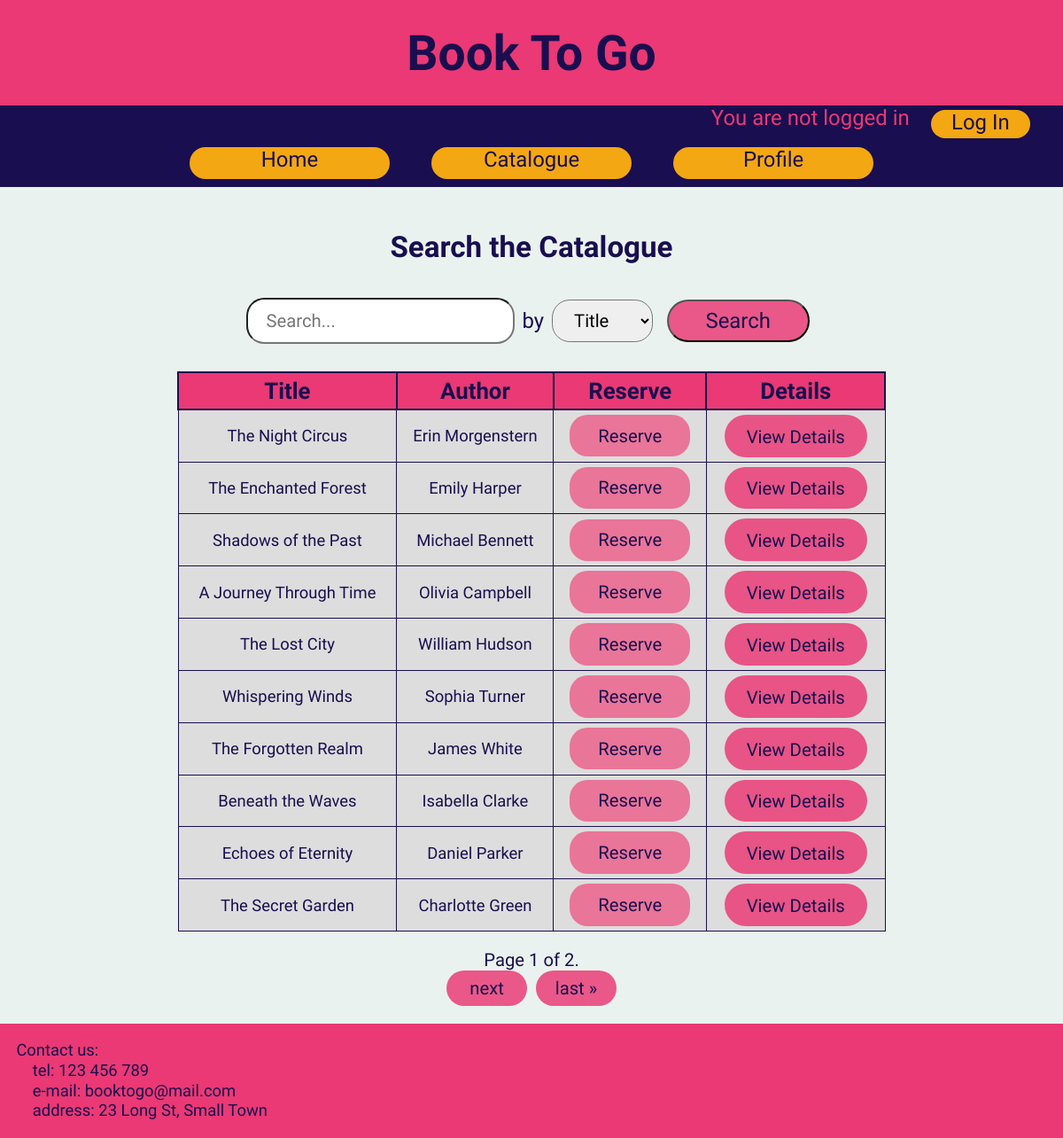
The app's page /book_site/catalogue with its own data.
### book_site/models.py (models this page shows)
class Book(models.Model):
    title = models.CharField(max_length=127)
    author = models.CharField(max_length=31)
    available = models.BooleanField()
    pub_date = models.DateField()
    date_added = models.DateField(auto_now_add=True)

### book_site/views.py (the view)
# urls.py: path('catalogue', views.catalogue, name='catalogue'),
def catalogue(request):
    reservations = Reservation.objects.all()
    for reservation in reservations:
        reservation.is_valid = reservation.is_valid()
    query = request.GET.get('search')
    criteria = request.GET.get('criteria', 'title')
    if query:
        if criteria == 'title':
            books = Book.objects.filter(Q(title__icontains=query))
            paginator = Paginator(books, 10)
        elif criteria == 'author':
            books = Book.objects.filter(Q(author__icontains=query))
            paginator = Paginator(books, 10)
        else:
            books = Book.objects.all()
            paginator = Paginator(books, 10)
    else:
        books = Book.objects.all()
        paginator = Paginator(books, 10)
    page_number = request.GET.get('page')
    page_obj = paginator.get_page(page_number)
    return render(request, 'book_site/catalogue.html', context={'page_obj': page_obj})

### book_site/models.py (called while the page is built)
    def is_valid(self):
        if self.pickup_date >= timezone.now() and self.is_active:
            book = get_object_or_404(Book, id=self.book.id)
            book.available = False
            book.save()
            return True
        else:
            book = get_object_or_404(Book, id=self.book.id)
            book.available = True
            book.save()
            return False

### book_site/templates/book_site/catalogue.html (shortened to what this page needs)
{% extends "book_site/base.html" %}
{% block content %}
    <div class="container">
        <div class="top-section">
            <h2 class="header-Catalogue">Search the Catalogue</h2>
            <form method="GET" action="" id="catalogue-form">
                <input type="text" class="Catalogue-search" id=search value="{{ request.GET.search }}" name="search"
                       placeholder="Search...">
                <label class="Catalogue-search-label" for="criteria">by</label>
                <select id="criteria" class="Catalogue-search" name="criteria">
                    <option value="title" {% if criteria == 'title' %}selected{% endif %}>Title</option>
                </select>
                <button type="submit">Search</button>
            </form>
        </div>
        <table>
            <thead>
            <tr>
                <th>Title</th>
                <th>Author</th>
                <th>Reserve</th>
                <th>Details</th>
            </tr>
            </thead>
            <tbody>
            {% for book in page_obj %}
                <tr>
                    <td>{{ book.title }}</td>
                    <td>{{ book.author }}</td>
                    <td>
                        {% if book.available %}
                            {% if user.is_authenticated %}
                                <form action="{% url 'reserve_book' book.id %}" method="post"
                                      onsubmit="return confirm('Are you sure you want to reserve this book?');">
                                    {% csrf_token %}
                                    <button type="submit" class="reserveButton">Reserve</button>
                                </form>
                            {% else %}
                                <button id="reserve-button" class="reserve-button reserveButton_not">Reserve</button>
                            {% endif %}
                        {% else %}
                            <button disabled class="reserveButton_notAv">Not Available</button>
                        {% endif %}
                    <td>
                        <div class="DetailsButtonCatDIV">
                            <a href="{% url 'book_details' book.id %}" class="btn-btn-info">View Details</a>
                        </div>
                    </td>
                </tr>
            {% endfor %} </tbody>
        </table>
        <div class="pagination">
            <span class="step-links">
                <span class="current">
                    Page {{ page_obj.number }} of {{ page_obj.paginator.num_pages }}.
                </span>
                {% if page_obj.has_next %}
                    <div class="paginationLinks">
                        <div class="LinksCatalogue">
                            <a href="?search={{ request.GET.search }}&criteria={{ request.GET.criteria }}&page={{ page_obj.next_page_number }}"
                               class="pagination-link">next</a>
                        </div>
                        <div class="LinksCatalogue">
                            <a href="?search={{ request.GET.search }}&criteria={{ request.GET.criteria }}&page={{ page_obj.paginator.num_pages }}"
                               class="pagination-link">last &raquo;</a>
                        </div>
                    </div>
                {% endif %}
            </span>
        </div>
    </div>
{% endblock %}

### book_site/templates/book_site/base.html (shortened to what this page needs)
{% load static %}
<!DOCTYPE html>
<html lang="en">
<head>
    <link rel="stylesheet" href={% static 'book_site/styles.css' %}>
    <link rel="stylesheet" href="https://cdnjs.cloudflare.com/ajax/libs/font-awesome/6.0.0-beta3/css/all.min.css">
</head>
<body>
<header>
    <h1>Book To Go</h1>
</header>
<nav>
    {% include "book_site/navigation.html" %}
</nav>
<main>
    {% block content %}Ta strona jest jeszcze pusta{% endblock %}
</main>
<footer>
    Contact us:
    <p class="contact">tel: 123 456 789</p>
    <p class="contact">e-mail: booktogo@mail.com</p>
    <p class="contact">address: 23 Long St, Small Town</p>
</footer>
</body>
</html>

### book_site/templates/book_site/navigation.html
<div class="LoginLinkDiv">
    {% if user.is_authenticated %}
        <div class="login-info">Hi {{ user.username }}!</div>
        <form action="{% url 'logout' %}" method="post" class="LogInButton">
            {% csrf_token %}
            <button type="submit" class="logout-button">Log Out</button>
        </form>
    {% else %}
        <div class="login-info">You are not logged in</div>
        <a href="{% url 'login_redirect' %}" class="LogInButton">Log In</a>
    {% endif %}
</div>
<div class="sectionLinksDiv">
    <a href="{% url 'home_redirect' %}" class="sectionLink">Home</a>
    <a href="{% url 'catalogue_redirect' %}" class="sectionLink">Catalogue</a>
    <a href="{% url 'profile_redirect' %}" class="sectionLink">Profile</a>
</div>

### static/book_site/styles.css (style rules this page uses)
:root { --colorhfbg: #ea3974; --colorbg: #EAF2EF; --colortext: #190E4F; --colornavbg: #190E4F; --colornavbox: #F3A712; }
html { height: 100%; }
body { background-color: var(--colorbg); color: var(--colortext); font-family: 'Grenze Gotisch', sans-serif; position: relative; margin: 0; height: 100%; display: flex; flex-direction: column; min-height: 100vh; font-size: 2.3vh; }
main { flex: 1; align-items: center; justify-content: center; }
header { margin: 0; background-color: var(--colorhfbg); color: var(--colornavbg); height: 7em; }
footer { position: relative; bottom: 0; right: 0; left: 0; height: 7em; padding: 1em; background-color: var(--colorhfbg); color: var(--colornavbg); }
.contact { margin: 0.1em 0.1em 0.1em 1em; }
h1 { padding: 0.5em; justify-content: center; text-align: center; margin: 0; font-size: 3em; }
nav { background-color: var(--colornavbg); justify-content: center; height: 5em; padding: 0 1em; }
.sectionLinksDiv { background-color: var(--colornavbg); justify-content: center; height: 3em; display: flex; padding: 0 1em; }
.sectionLink { text-decoration: none; background-color: var(--colornavbox); width: 20%; text-align: center; margin: 0.4em 1em; font-size: 1.3em; color: var(--colortext); border-radius: 1em; min-width: 9ch; }
.LoginLinkDiv { background-color: var(--colornavbg); justify-content: right; height: 2em; display: flex; padding: 0 1em; min-width: 30ch; }
.login-info { color: var(--colorhfbg); font-size: 1.3em; text-decoration: none; width: 20%; text-align: right; margin: 0 1em; min-width: 20ch; }
.LogInButton { text-decoration: none; background-color: var(--colornavbox); width: 10%; text-align: center; margin-top: 0.2em; font-size: 1.3em; color: var(--colortext); border-radius: 1em; min-width: 8ch; }
button { background-color: rgba(234, 57, 116, 0.83); color: var(--colortext); height: 2em; font-size: 1.3em; min-width: 12ch; border-radius: 1em; margin: 0.5em; font-family: 'Grenze Gotisch', sans-serif; }
.container { display: flex; justify-content: space-between; align-items: center; }
.container { display: flex; flex-direction: column; align-items: center; padding: 20px; }
.top-section { justify-content: space-between; align-items: flex-start; width: 100%; max-width: 800px; }
h2 { font-size: 1.8em; justify-content: center; width: 100%; text-align: center; }
#catalogue-form { border: none; background-color: transparent; align-items: center; justify-self: center; height: 4em; align-self: center; display: flex; }
.Catalogue-search { height: 2.35em; margin: 0.2em; font-family: 'Grenze Gotisch', sans-serif; font-size: 1.1em; border-radius: 1em; padding: 0 0 0 1em; min-width: 10ch; }
.Catalogue-search option { border-radius: 1em; font-size: 0.85em; padding: 0.2em 0.5em; }
.Catalogue-search-label { font-size: 1.3em; margin: 0.2em; }
.reserveButton_not, .reserveButton_notAv { margin: 0; background-color: rgba(236, 97, 139, 0.83); border: 0; height: 2.35em; font-size: 1.1em; }
.btn-btn-info { color: var(--colortext); text-decoration: none; font-size: 0.85em; display: inline-block;; }
.DetailsButtonCatDIV { background-color: rgba(234, 57, 116, 0.83); color: var(--colortext); height: 2em; font-size: 1.3em; width: 12ch; border-radius: 1em; margin: 0; font-family: 'Grenze Gotisch', sans-serif; text-decoration: none; justify-self: center; align-content: center; }
.pagination { display: flex; justify-content: center; align-items: center; margin-top: 20px; }
.step-links { display: flex; flex-direction: column; }
.pagination-link { color: var(--colortext); text-decoration: none; padding: 8px 12px; transition: background-color 0.3s, color 0.3s }
.LinksCatalogue { background-color: rgba(234, 57, 116, 0.83); color: var(--colortext); height: 2em; font-size: 1.1em; width: 8ch; border-radius: 1em; font-family: 'Grenze Gotisch', sans-serif; text-decoration: none; justify-self: center; align-content: center; display: flex; justify-content: center; align-items: center; margin: 0 5px; }
.paginationLinks { display: flex; flex-direction: row; }
.current { align-self: center; font-size: 1.1em; }
table { width: 100%; max-width: 800px; border-collapse: collapse; margin-top: 20px; }
table, th, td { border: 0.1em solid var(--colornavbg); }
th, td { padding: 5px; }
th { background-color: var(--colorhfbg); text-align: center; font-size: 1.4em; }
td { background-color: #ddd; text-align: center; }

### records on screen
Book: title "The Night Circus", author "Erin Morgenstern", available "Reserve"
Book: title "The Enchanted Forest", author "Emily Harper", available "Reserve"
Book: title "Shadows of the Past", author "Michael Bennett", available "Reserve"
Book: title "A Journey Through Time", author "Olivia Campbell", available "Reserve"
Book: title "The Lost City", author "William Hudson", available "Reserve"
Book: title "Whispering Winds", author "Sophia Turner", available "Reserve"
Book: title "The Forgotten Realm", author "James White", available "Reserve"
Book: title "Beneath the Waves", author "Isabella Clarke", available "Reserve"
Book: title "Echoes of Eternity", author "Daniel Parker", available "Reserve"
Book: title "The Secret Garden", author "Charlotte Green", available "Reserve"

### other values on screen
{{ page_obj.number }} "1"
{{ page_obj.paginator.num_pages }} "2"
